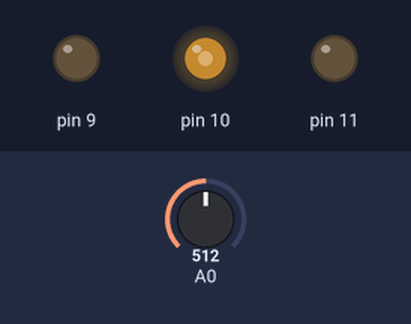
The sketch below on a simulated Arduino Uno, built with avr-gcc and run on an emulated ATmega328P. Parts: output pins drawn as LEDs (lit = HIGH). The inputs (shaded band) are chosen by the test bench; at power-on: A0 = 512.

Above: at 1.2 s.
1.3 s: A0 set to 332
At 1.9 s:
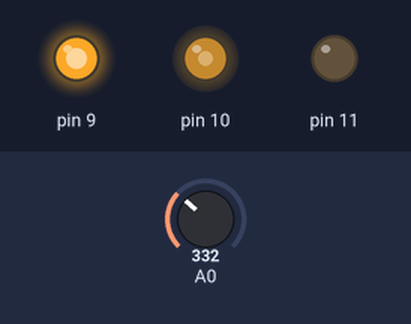
2.8 s: A0 set to 351
At 4.0 s:
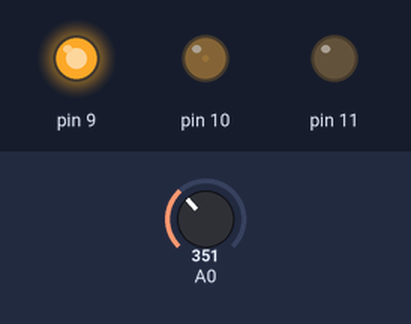
4.3 s: A0 set to 122
At 5.4 s:
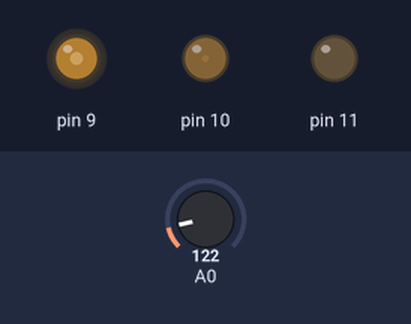
5.8 s: A0 set to 0
At 6.5 s:
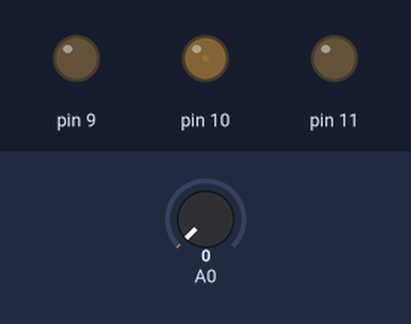
7.3 s: A0 set to 692
At 7.7 s:
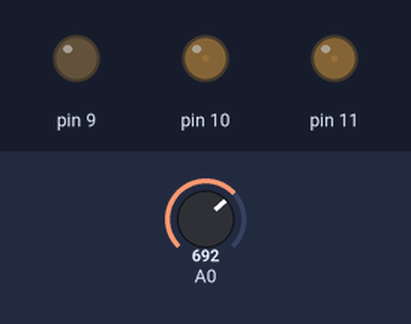
Timing chart, 0 to 9.8 s (numbered marks = the images above; inputs shaded):
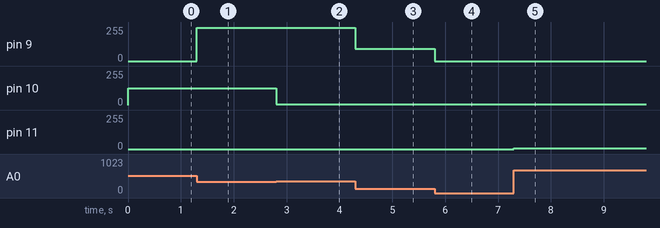

The sketch:

PotenciometroRGB.ino
```cpp
int valPot = 0;

void setup() {
  pinMode(A0, INPUT);
  pinMode(9, OUTPUT);
  pinMode(10, OUTPUT);
  pinMode(11, OUTPUT);

}

void loop() {

  valPot = analogRead(A0);

  if(valPot >= 0 && valPot <= 341)
  {
    analogWrite(9, map(valPot, 0, 341, 0, 255));
  }
  else if(valPot >= 342 && valPot <= 682)
  {
    analogWrite(10, map(valPot, 342, 682, 0, 255));
  }
  else if(valPot >= 683 && valPot <= 1023)
  {
    analogWrite(11, map(valPot, 683, 1023, 0, 255));
  }
}
```

Measured:
- after the input at 1.3 s, pin 9: 0/255 → 248/255 at once
- after the input at 2.8 s, pin 10: 127/255 → 6/255 at once
- after the input at 4.3 s, pin 9: 248/255 → 91/255 at once
- after the input at 5.8 s, pin 9: 91/255 → 0/255 at once
- after the input at 7.3 s, pin 11: 0/255 → 6/255 at once
